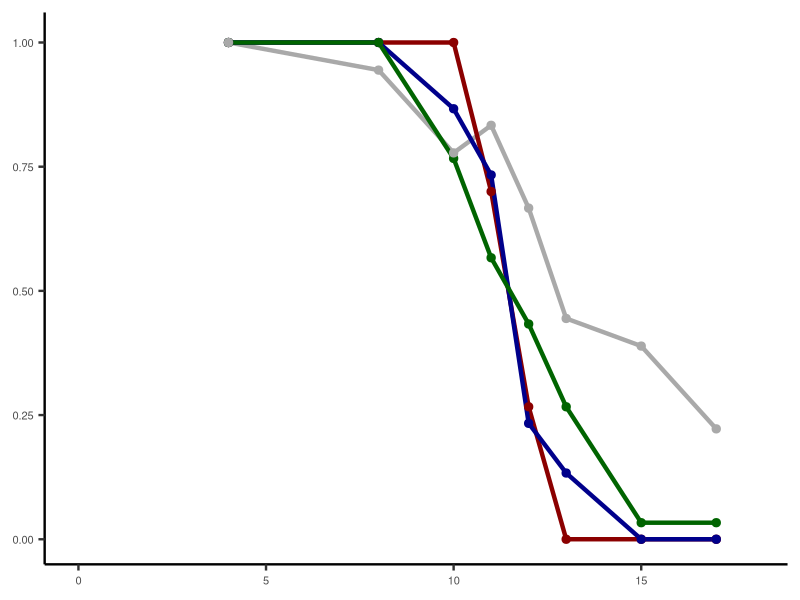
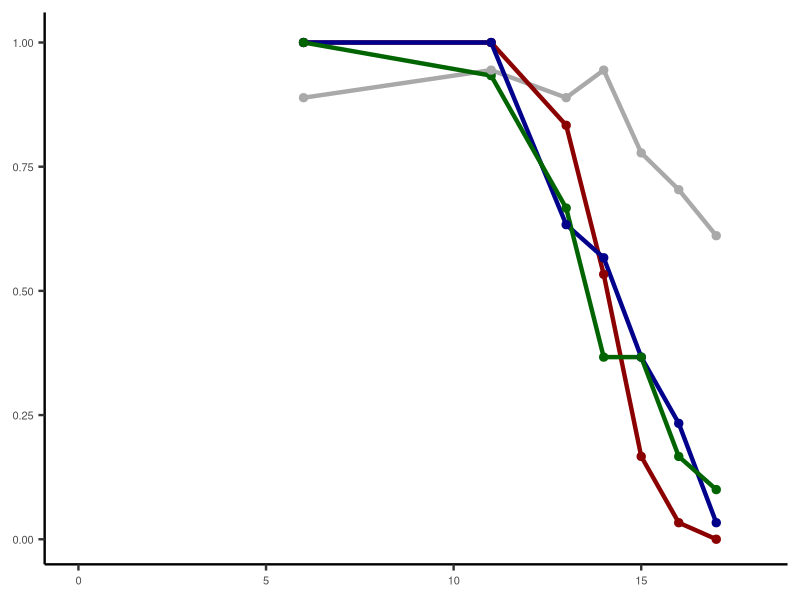
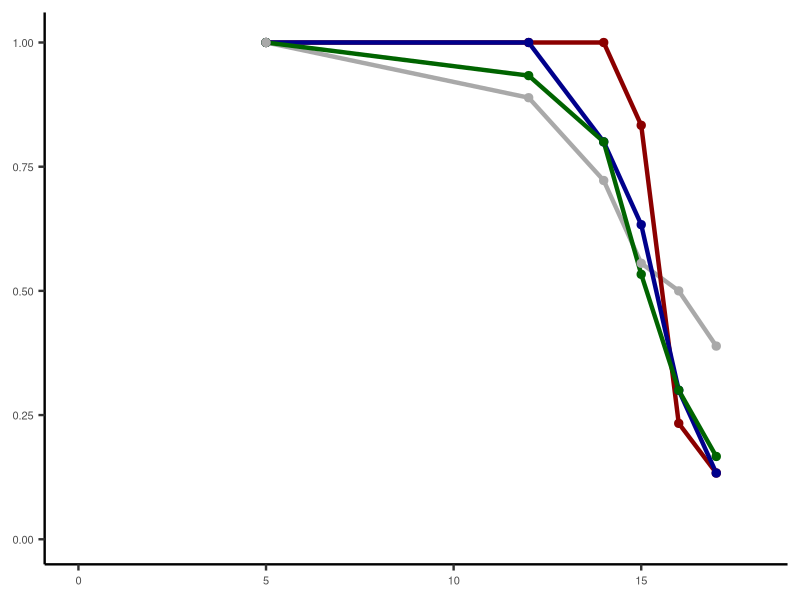
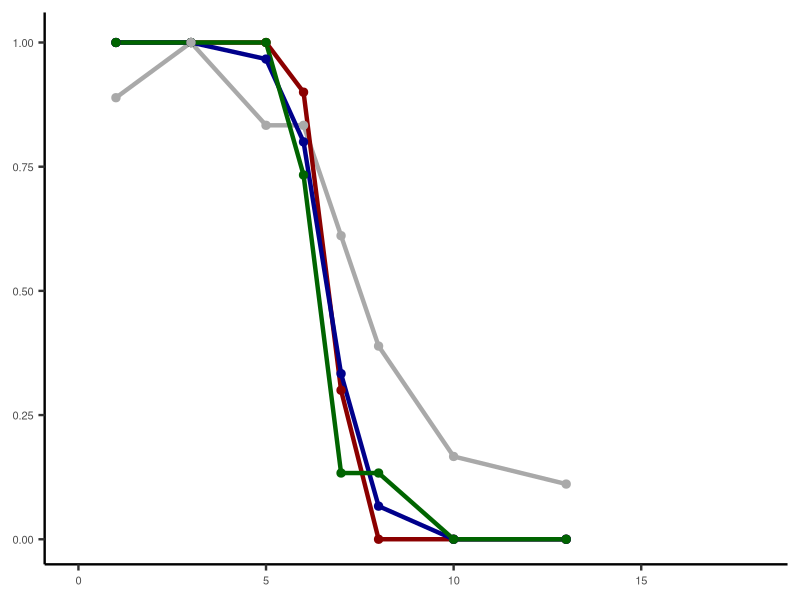
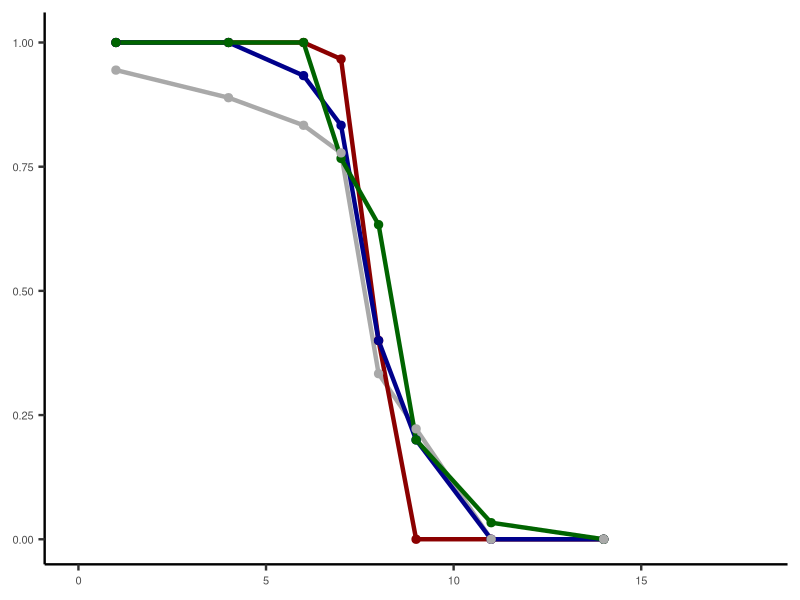
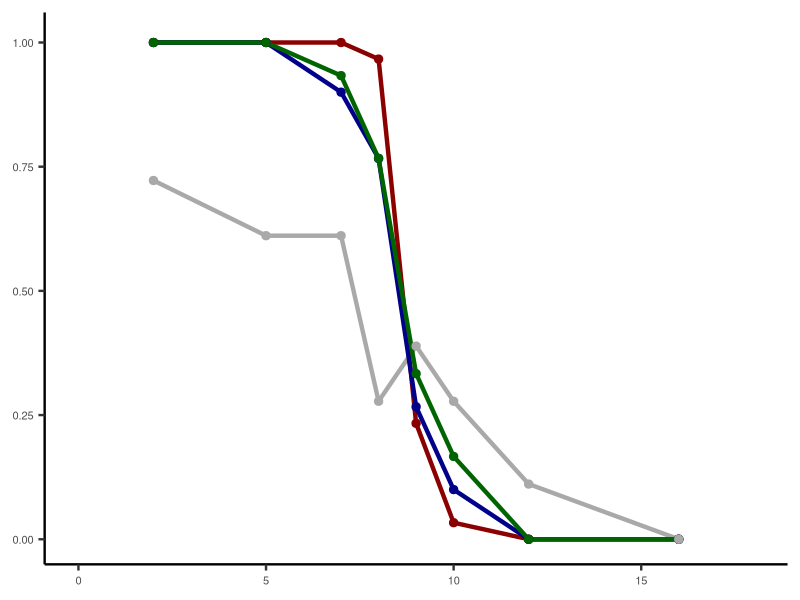
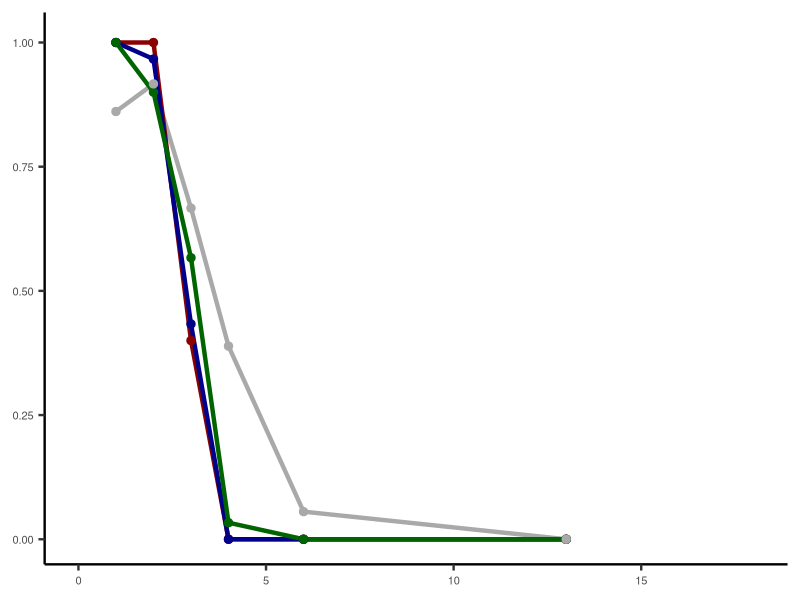
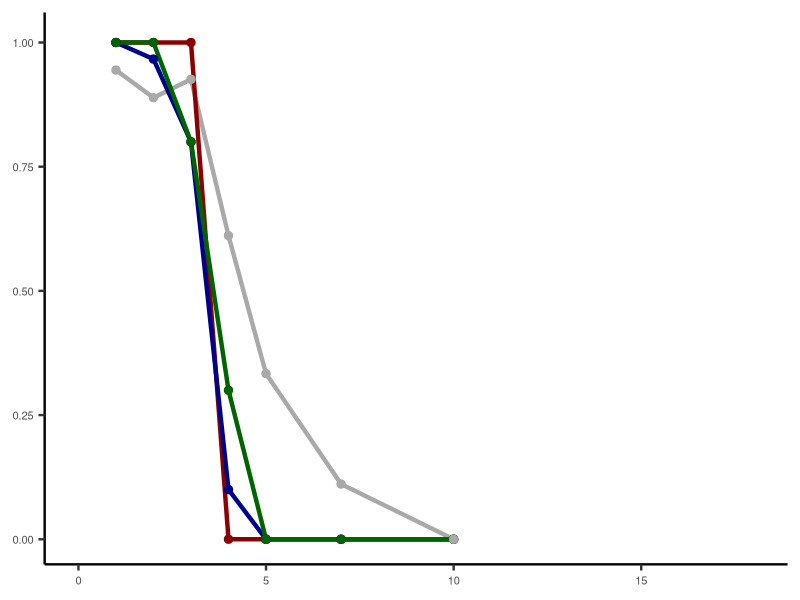

Generate these figures, in order, with R:
library(tidyverse)
library(rstudioapi)
## Set plotting preferences
ggplot2::theme_set(ggplot2::theme_bw(base_size=18))
ggplot2::theme_update(panel.grid = ggplot2::element_blank(), 
                      strip.background = ggplot2::element_blank(),
                      legend.key = ggplot2::element_blank(),
                      panel.border = ggplot2::element_blank(),
                      axis.line = ggplot2::element_line(),
                      strip.text = ggplot2::element_text(face = "bold"),
                      plot.title = element_text(hjust = 0.5))
options(ggplot2.discrete.colour= c("#A31F34", "#8A8B8C"))

## Set function defaults
filter <- dplyr::filter
group_by <- dplyr::group_by
summarize <- dplyr::summarize
select <- dplyr::select

## Set working directory
setwd(dirname(rstudioapi::getActiveDocumentContext()$`path`))

all_subjs <- read_csv('data_cleaned/all_subjs.csv')

correct_responses = read_csv('collision_correct_responses.csv')
m1_data <- read_csv("model_data/model1/m1_noise0.1.csv") %>% 
  rename(m1_preds = model_prediction)

m2_data <- read_csv("model_data/model2/m2_fr0.1_vel0.05.csv") %>% 
  rename(m2_preds = model_prediction)

m3_data <- read_csv("model_data/model3/m3_fr0.1_vel0.05_col0.15.csv") %>% 
  rename(m3_preds = model_prediction)

df_final <- all_subjs %>% 
  select(c(speed, friction, collider_position, response, participant_id, trial_type)) %>% 
  mutate(response = ifelse(response == "f", 1, 0)) %>% 
  group_by(speed, friction, collider_position, participant_id, trial_type) %>% 
  summarise(mean_response = mean(response)) %>% 
  merge(m3_data, by=c('speed', 'friction', 'collider_position')) %>% 
  merge(m2_data, by=c('speed', 'friction', 'collider_position')) %>% 
  merge(m1_data, by=c('speed', 'friction', 'collider_position')) %>% 
  filter(trial_type == "exp") %>% 
  group_by(collider_position,m1_preds, m2_preds, m3_preds, friction, speed) %>% 
  summarise(
    mean_resp = mean(mean_response)
  ) %>%
  # merge(correct_responses %>% filter(speed == 'fast', friction == 'high'), by = c('collider_position')) %>%
  rename(
    "Model 1" = m1_preds,
    "Model 2" = m2_preds,
    "Model 3" = m3_preds,
    "Human" = mean_resp
  ) %>%
  pivot_longer(
    cols = c("Model 1", "Model 2", "Model 3", "Human"),
    names_to = "type",
    values_to = "preds"
  )

#FAST HIGH
df_final %>% 
  filter(speed == "fast", friction == "high") %>% 
  ggplot(aes(x = collider_position, y=preds, color=type)) +
  geom_line(size = 1.5) +
  geom_point(size = 2.5) +
  ylim(0, 1.01) +
  xlim(0, 18) +
  labs(x = NULL, y = NULL) +
  scale_color_manual(values = c('darkgrey', 'darkred', 'darkblue', 'darkgreen' )) +
  theme(
    legend.position = "none",
    axis.text=element_text(size=8)
    )

ggsave("plots/compare_models/fast_high.png",
       width=3, height=3)

#FAST MED
df_final %>% 
  filter(speed == "fast", friction == "med") %>% 
  ggplot(aes(x = collider_position, y=preds, color=type)) +
  geom_line(size = 1.5) +
  geom_point(size = 2.5) +
  ylim(0, 1.01) +
  xlim(0, 18) +
  labs(x = NULL, y = NULL) +
  scale_color_manual(values = c('darkgrey', 'darkred', 'darkblue', 'darkgreen' )) +
  theme(
    legend.position = "none",
    axis.text=element_text(size=8)
  )

ggsave("plots/compare_models/fast_med.png",
       width=3, height=3)

#FAST LOW
df_final %>% 
  filter(speed == "fast", friction == "low") %>% 
  ggplot(aes(x = collider_position, y=preds, color=type)) +
  geom_line(size = 1.5) +
  geom_point(size = 2.5) +
  ylim(0, 1.01) +
  xlim(0, 18) +
  labs(x = NULL, y = NULL) +
  scale_color_manual(values = c('darkgrey', 'darkred', 'darkblue', 'darkgreen' )) +
  theme(
    legend.position = "none",
    axis.text=element_text(size=8)
  )

ggsave("plots/compare_models/fast_low.png",
       width=3, height=3)

#MED HIGH
df_final %>% 
  filter(speed == "med", friction == "high") %>% 
  ggplot(aes(x = collider_position, y=preds, color=type)) +
  geom_line(size = 1.5) +
  geom_point(size = 2.5) +
  ylim(0, 1.01) +
  xlim(0, 18) +
  labs(x = NULL, y = NULL) +
  scale_color_manual(values = c('darkgrey', 'darkred', 'darkblue', 'darkgreen' )) +
  theme(
    legend.position = "none",
    axis.text=element_text(size=8)
  )

ggsave("plots/compare_models/med_high.png",
       width=3, height=3)

#MED MED
df_final %>% 
  filter(speed == "med", friction == "med") %>% 
  ggplot(aes(x = collider_position, y=preds, color=type)) +
  geom_line(size = 1.5) +
  geom_point(size = 2.5) +
  ylim(0, 1.01) +
  xlim(0, 18) +
  labs(x = NULL, y = NULL) +
  scale_color_manual(values = c('darkgrey', 'darkred', 'darkblue', 'darkgreen' )) +
  theme(
    legend.position = "none",
    axis.text=element_text(size=8)
  )

ggsave("plots/compare_models/med_med.png",
       width=3, height=3)

#MED LOW
df_final %>% 
  filter(speed == "med", friction == "low") %>% 
  ggplot(aes(x = collider_position, y=preds, color=type)) +
  geom_line(size = 1.5) +
  geom_point(size = 2.5) +
  ylim(0, 1.01) +
  xlim(0, 18) +
  labs(x = NULL, y = NULL) +
  scale_color_manual(values = c('darkgrey', 'darkred', 'darkblue', 'darkgreen' )) +
  theme(
    legend.position = "none",
    axis.text=element_text(size=8)
  )

ggsave("plots/compare_models/med_low.png",
       width=3, height=3)

#SLOW HIGH
df_final %>% 
  filter(speed == "slow", friction == "high") %>% 
  ggplot(aes(x = collider_position, y=preds, color=type)) +
  geom_line(size = 1.5) +
  geom_point(size = 2.5) +
  ylim(0, 1.01) +
  xlim(0, 18) +
  labs(x = NULL, y = NULL) +
  scale_color_manual(values = c('darkgrey', 'darkred', 'darkblue', 'darkgreen' )) +
  theme(
    legend.position = "none",
    axis.text=element_text(size=8)
  )

ggsave("plots/compare_models/slow_high.png",
       width=3, height=3)

#SLOW MED
df_final %>% 
  filter(speed == "slow", friction == "med") %>% 
  ggplot(aes(x = collider_position, y=preds, color=type)) +
  geom_line(size = 1.5) +
  geom_point(size = 2.5) +
  ylim(0, 1.01) +
  xlim(0, 18) +
  labs(x = NULL, y = NULL) +
  scale_color_manual(values = c('darkgrey', 'darkred', 'darkblue', 'darkgreen' )) +
  theme(
    legend.position = "none",
    axis.text=element_text(size=8)
  )

ggsave("plots/compare_models/slow_med.png",
       width=3, height=3)

#SLOW LOW
df_final %>% 
  filter(speed == "slow", friction == "low") %>% 
  ggplot(aes(x = collider_position, y=preds, color=type)) +
  geom_line(size = 1.5) +
  geom_point(size = 2.5) +
  ylim(0, 1.01) +
  xlim(0, 18) +
  labs(x = NULL, y = NULL) +
  scale_color_manual(values = c('darkgrey', 'darkred', 'darkblue', 'darkgreen' )) +
  theme(
    legend.position = "none",
    axis.text=element_text(size=8)
  )

ggsave("plots/compare_models/slow_low.png",
       width=3, height=3)


# #SLOW LOW
# slow_low <- df_final %>% 
#   filter(speed == "slow", friction == "low") %>% 
#   filter(trial_type == "exp") %>% 
#   group_by(collider_position, model_prediction) %>% 
#   summarise(
#     mean_resp = mean(mean_response)
#   ) %>% 
#   merge(correct_responses %>% filter(speed == 'slow', friction == 'low'), by = c('collider_position')) %>% 
#   select(c(collider_position, model_prediction, mean_resp)) %>% 
#   pivot_longer(
#     cols = c(model_prediction, mean_resp),
#     names_to = "type",
#     values_to = "preds"
#   )
# 
# slow_low %>% 
#   ggplot(aes(x = collider_position, y=preds, color=type)) +
#   geom_line(size = 1.5) +
#   geom_point(size = 2.5) +
#   ylim(0, 1.01) +
#   xlim(0, 18) +
#   labs(x = NULL, y = NULL) +
#   scale_color_manual(values = c('darkgrey', 'darkred')) +
#   theme(
#     legend.position = "none",
#     axis.text=element_text(size=8)
#   )
# 
# ggsave("plots/compare_models/slow_low.png",
#        width=3, height=3)
